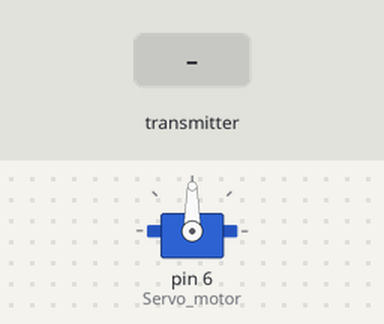
Recording of a sketch running on a simulated Arduino Uno, built with avr-gcc and run on an emulated ATmega328P. On the bench: servo. The test bench sets the inputs (shaded band). No radio packets arrive unless stated. At 1.3 s the program stops and its outputs stay as they are.

Above: at 1.2 s.
1.3 s: the transmitter starts sending derece.0 = 0
At 2.5 s:
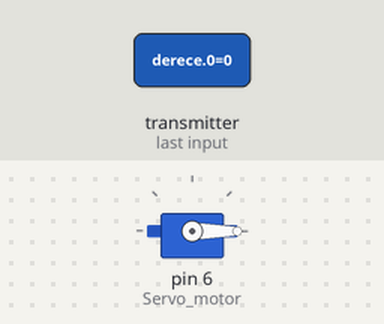
Timing chart, 0 to 2.8 s (numbered marks = the images above; inputs shaded):
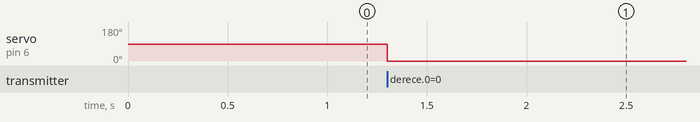

Measured:
- after the input at 1.3 s, servo on pin 6 (Servo_motor): 90° → 0° at once

The sketch:

Alici.ino
```cpp
/**
 * Transmitter script
 *
 * @author  Tuna Girişken
 * @date 03/9/21
 * @language Arduino
 */
//SCK -> 13
//MISO -> 12
//MOSI -> 11
//CSN -> 10
//CE -> 9
#include <Servo.h>
 #include <SPI.h>
 #include "RF24.h"
Servo Servo_motor;
RF24 radio(9,10);
 const uint64_t pipe = 0xE8E8F0F0E1LL;
 int derece[1];
 void setup()
 {
 Serial.begin(9600);
 Servo_motor.attach(6);
 radio.begin();
 radio.openReadingPipe(1,pipe);
 radio.startListening();
 }
 void loop()
 {
 if (radio.available()){
 bool done = false;
 while (!done){
 radio.read(derece, 1);
 Servo_motor.write (derece[0]);

 }
 }
 }
```
